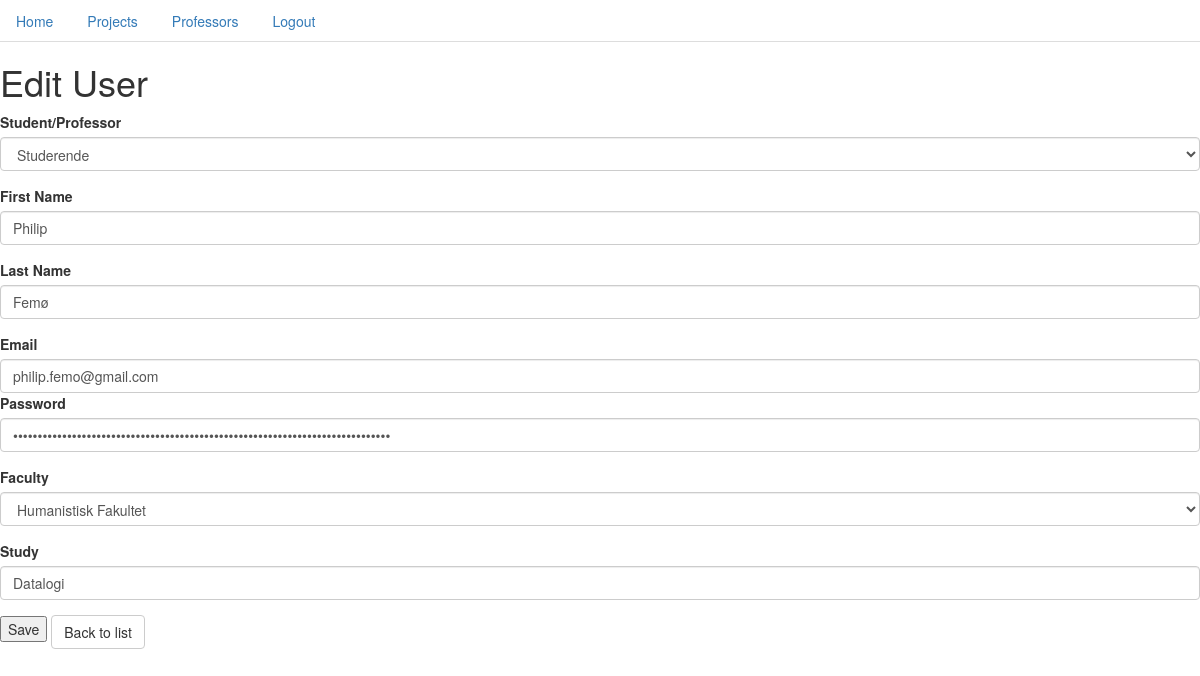
The app's page /users/edit/3/ with its own data.
### users/models.py (models this page shows, shortened)
class User(AbstractBaseUser):
    HUMANISTISK = 'HU'
    JURIDISK = 'JU'
    NATURVID = 'NV'
    SAMFUNDVID = 'SAV'
    SUNDHEDVID = 'SUV'
    TEOLOGISK = 'TE'
    FACULTY_CHOICES = (
        (HUMANISTISK, 'Humanistisk Fakultet'),
        (JURIDISK, 'Juridisk Fakultet'),
        (NATURVID, 'Naturvidenskabelige Fakultet'),
        (SAMFUNDVID, 'Samfundsvidenskabelige Fakultet'),
        (SUNDHEDVID, 'Sundhedsvidenskabelige Fakultet'),
        (TEOLOGISK, 'Teologiske Fakultet'),
    )
    STUDERENDE = 'S'
    PROFESSOR = 'P'
    ROLES_CHOICES = (
        (STUDERENDE, 'Studerende'),
        (PROFESSOR, 'Professor'),
    )
    roles = models.CharField(
        max_length = 3,
        choices = ROLES_CHOICES,
        default = STUDERENDE,
    )
    faculty = models.CharField(
        max_length = 3,
        choices = FACULTY_CHOICES,
        default = HUMANISTISK,
    )
    first_name = models.CharField(max_length=128)
    last_name = models.CharField(max_length=128)
    email = models.EmailField(unique=True)
    study = models.CharField(max_length=128)
    objects = UserManager()
    USERNAME_FIELD = 'email'
    REQUEIRED_FIELDS = ['first_name', 'last_name', 'faculty', 'study', 'roles']

### users/views.py (the view)
# urls.py: url(r'^edit/(?P<pk>\d+)/$', users.views.UpdateUserView.as_view(), name="user_edit"),
class UpdateUserView(UpdateView):
    model = User
    form_class = UserForm
    template_name = "create_user.html"

### users/forms.py
class UserForm(forms.ModelForm):
    class Meta:
        model = User
        fields = [
            'first_name',
            'last_name',
            'email',
            'password',
            'faculty' ,
            'study',
            'roles',
        ]

### users/templates/create_user.html (shortened to what this page needs)
{% extends "base.html" %}
{% block content %}
{% if user.id %}
  <h1>Edit User</h1>
  <form action="{% url "users:user_edit" pk=user.id %}" method="POST">
{% else %}
  <h1>Add User</h1>
  <form action="{% url "users:create_user" %}" method="POST">
{% endif %}
  <div class="form-group">
    <label for="roles">Student/Professor</label>
    <select class="form-control" id="roles" name="{{ form.roles.html_name }}">
      <option value="S">Studerende</option>
    </select>
  </div>
  <div class="form-group">
    <label for="first_name">First Name</label>
    <input type="text" class="form-control" id="first_name" placeholder="First name"
           name="{{ form.first_name.html_name }}"
           {% if form.first_name.value %} value="{{ form.first_name.value }}" {% endif %}>
  </div>
  <div class="form-group">
    <label for="last_name">Last Name</label>
    <input type="text" class="form-control" id="last_name" placeholder="Last name"
           name="{{ form.last_name.html_name }}"
           {% if form.last_name.value %} value="{{ form.last_name.value }}" {% endif %}>
  </div>
  <div class="form-group">
    <label for="email">Email</label>
    <input type="text" class="form-control" id="email" placeholder="Email"
           name="{{ form.email.html_name }}"
           {% if form.email.value %} value="{{ form.email.value }}" {% endif %}>
  <div class="form-group">
    <label for="password">Password</label>
    <input type="password" class="form-control" id="password" placeholder="Password"
           name="{{ form.password.html_name }}"
           {% if form.password.value %} value="{{ form.password.value }}" {% endif %}>
  </div>
  <div class="form-group">
    <label for="faculty">Faculty</label>
    <select class="form-control" id="faculty" name="{{ form.faculty.html_name }}">
      <option value="HU">Humanistisk Fakultet</option>
    </select>
  </div>
  <div class="form-group">
    <label for="study"> Study</label>
    <input type="text" class="form-control" id="study" placeholder="Study"
           name="{{ form.study.html_name }}"
           {% if form.study.value %} value="{{ form.study.value }}" {% endif %}>
  </div>
  <input id="save_contact" type="submit" value="Save" />
</form>
<a class="btn btn-default" href="{% url 'users:user_list' %}" role="button">Back to list</a>
{% endblock %}

### records on screen
User: first_name "Philip", last_name "Femø", email "philip.femo@gmail.com", study "Datalogi"
